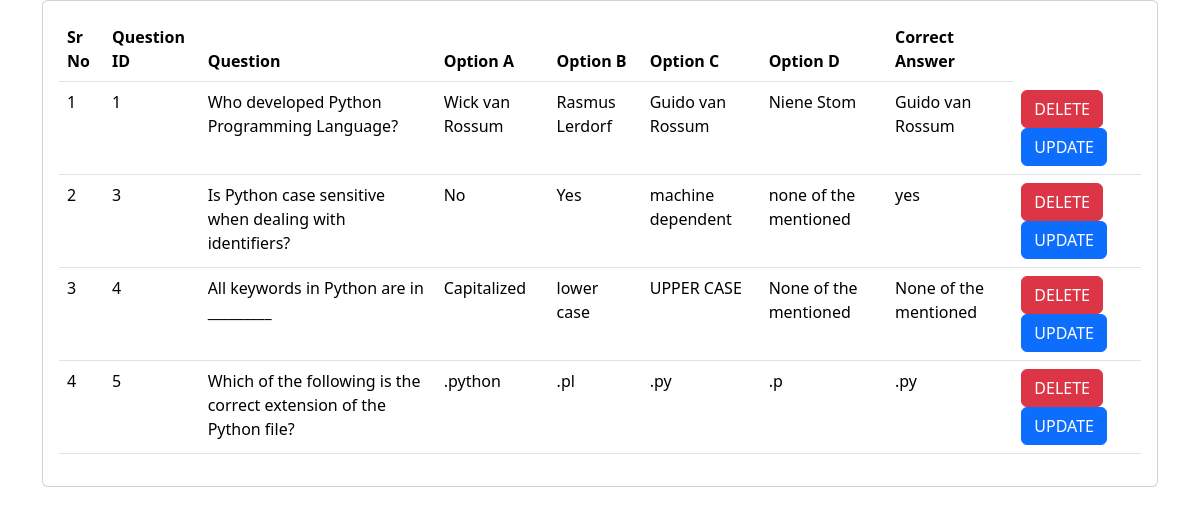
Page /python_quiz/question_details/ on the committed database.
### python_quiz/models.py (models this page shows, shortened)
class administrator_questions(models.Model):
    id =models.IntegerField(default=None, primary_key=True, null=False)
    question = models.CharField(max_length=500, default=None)
    option_A = models.CharField(max_length=100, null=False)
    option_B = models.CharField(max_length=100, null=False)
    option_C = models.CharField(max_length=100, null=False)
    option_D = models.CharField(max_length=100, null=False)
    correct_answer = models.CharField(max_length=100, null = False)

### python_quiz/views.py (the view)
# urls.py: path('question_details/', question_details),
def question_details(request):
    question_details = administrator_questions.objects.all
    return render (request, "python_quiz/question_details.html", {'question_details': question_details})

### templates/python_quiz/question_details.html (shortened to what this page needs)
<!DOCTYPE html>
<html lang="en">
<head>
    <link href="https://cdn.jsdelivr.net/npm/bootstrap@5.3.2/dist/css/bootstrap.min.css" rel="stylesheet">
</head>
<body>
    <div class="container">
        <div class="row">
            <div class="col-md-12">
                <div class="card">
                    <div class="card-body">
                        <table class="table">
                            <thead>
                                <tr>
                                    <th>Sr No</th>
                                    <th>Question ID</th>
                                    <th>Question</th>
                                    <th>Option A</th>
                                    <th>Option B</th>
                                    <th>Option C</th>
                                    <th>Option D</th>
                                    <th>Correct Answer</th>
                                </tr>
                            </thead>
                            <tbody>
                                {% for question in question_details %}
                                <tr>
                                    <td>{{forloop.counter}}</td>
                                    <td>{{question.id}}</td>
                                    <td>{{question.question}}</td>
                                    <td>{{question.option_A}}</td>
                                    <td>{{question.option_B}}</td>
                                    <td>{{question.option_C}}</td>
                                    <td>{{question.option_D}}</td>
                                    <td>{{question.correct_answer}}</td>
                                    <td>
                                        <a class = "btn btn-danger" href="/python_quiz/question_delete/{{question.id}}">DELETE</a>
                                        <a class = "btn btn-primary" href="/python_quiz/question_update/{{question.id}}">UPDATE</a>
                                    </td>
                                </tr>
                                {% endfor %}
                            </tbody>
                    </div>
                </div>
            </div>
        </div>
    </div>
</body>
</html>

### rows in the picture
administrator_questions: id "1", question "Who developed Python Programming Language?", option_A "Wick van Rossum", option_B "Rasmus Lerdorf", option_C "Guido van Rossum", option_D "Niene Stom", correct_answer "Guido van Rossum"
administrator_questions: id "3", question "Is Python case sensitive when dealing with identifiers?", option_A "No", option_B "Yes", option_C "machine dependent", option_D "none of the mentioned", correct_answer "yes"
administrator_questions: id "4", question "All keywords in Python are in _________", option_A "Capitalized", option_B "lower case", option_C "UPPER CASE", option_D "None of the mentioned", correct_answer "None of the mentioned"
administrator_questions: id "5", question "Which of the following is the correct extension of the Python file?", option_A ".python", option_B ".pl", option_C ".py", option_D ".p", correct_answer ".py"
